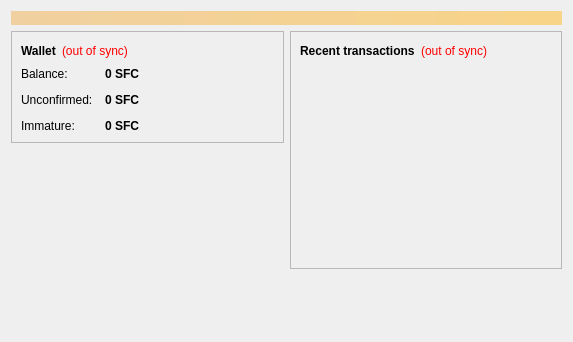
<?xml version="1.0" encoding="UTF-8"?>
<ui version="4.0">
 <class>OverviewPage</class>
 <widget class="QWidget" name="OverviewPage">
  <property name="geometry">
   <rect>
    <x>0</x>
    <y>0</y>
    <width>573</width>
    <height>342</height>
   </rect>
  </property>
  <property name="windowTitle">
   <string>Form</string>
  </property>
  <layout class="QVBoxLayout" name="topLayout">
   <item>
    <widget class="QLabel" name="labelAlerts">
     <property name="visible">
      <bool>false</bool>
     </property>
     <property name="styleSheet">
      <string notr="true">background-color: qlineargradient(x1: 0, y1: 0, x2: 1, y2: 0, stop:0 #F0D0A0, stop:1 #F8D488); color:#000000;</string>
     </property>
     <property name="wordWrap">
      <bool>true</bool>
     </property>
     <property name="margin">
      <number>3</number>
     </property>
    </widget>
   </item>
   <item>
    <layout class="QHBoxLayout" name="horizontalLayout" stretch="1,1">
     <item>
      <layout class="QVBoxLayout" name="verticalLayout_2">
       <item>
        <widget class="QFrame" name="frame">
         <property name="frameShape">
          <enum>QFrame::StyledPanel</enum>
         </property>
         <property name="frameShadow">
          <enum>QFrame::Raised</enum>
         </property>
         <layout class="QVBoxLayout" name="verticalLayout_4">
          <item>
           <layout class="QHBoxLayout" name="horizontalLayout_4">
            <item>
             <widget class="QLabel" name="label_5">
              <property name="font">
               <font>
                <weight>75</weight>
                <bold>true</bold>
               </font>
              </property>
              <property name="text">
               <string>Wallet</string>
              </property>
             </widget>
            </item>
            <item>
             <widget class="QLabel" name="labelWalletStatus">
              <property name="toolTip">
               <string>The displayed information may be out of date. Your wallet automatically synchronizes with the Sfcoin network after a connection is established, but this process has not completed yet.</string>
              </property>
              <property name="styleSheet">
               <string notr="true">QLabel { color: red; }</string>
              </property>
              <property name="text">
               <string notr="true">(out of sync)</string>
              </property>
              <property name="alignment">
               <set>Qt::AlignLeading|Qt::AlignLeft|Qt::AlignVCenter</set>
              </property>
             </widget>
            </item>
            <item>
             <spacer name="horizontalSpacer_2">
              <property name="orientation">
               <enum>Qt::Horizontal</enum>
              </property>
              <property name="sizeHint" stdset="0">
               <size>
                <width>40</width>
                <height>20</height>
               </size>
              </property>
             </spacer>
            </item>
           </layout>
          </item>
          <item>
           <layout class="QFormLayout" name="formLayout_2">
            <property name="fieldGrowthPolicy">
             <enum>QFormLayout::AllNonFixedFieldsGrow</enum>
            </property>
            <property name="horizontalSpacing">
             <number>12</number>
            </property>
            <property name="verticalSpacing">
             <number>12</number>
            </property>
            <item row="0" column="0">
             <widget class="QLabel" name="label">
              <property name="text">
               <string>Balance:</string>
              </property>
             </widget>
            </item>
            <item row="0" column="1">
             <widget class="QLabel" name="labelBalance">
              <property name="font">
               <font>
                <weight>75</weight>
                <bold>true</bold>
               </font>
              </property>
              <property name="cursor">
               <cursorShape>IBeamCursor</cursorShape>
              </property>
              <property name="toolTip">
               <string>Your current balance</string>
              </property>
              <property name="text">
               <string notr="true">0 SFC</string>
              </property>
              <property name="textInteractionFlags">
               <set>Qt::LinksAccessibleByMouse|Qt::TextSelectableByKeyboard|Qt::TextSelectableByMouse</set>
              </property>
             </widget>
            </item>
            <item row="1" column="0">
             <widget class="QLabel" name="label_3">
              <property name="text">
               <string>Unconfirmed:</string>
              </property>
             </widget>
            </item>
            <item row="1" column="1">
             <widget class="QLabel" name="labelUnconfirmed">
              <property name="font">
               <font>
                <weight>75</weight>
                <bold>true</bold>
               </font>
              </property>
              <property name="cursor">
               <cursorShape>IBeamCursor</cursorShape>
              </property>
              <property name="toolTip">
               <string>Total of transactions that have yet to be confirmed, and do not yet count toward the current balance</string>
              </property>
              <property name="text">
               <string notr="true">0 SFC</string>
              </property>
              <property name="textInteractionFlags">
               <set>Qt::LinksAccessibleByMouse|Qt::TextSelectableByKeyboard|Qt::TextSelectableByMouse</set>
              </property>
             </widget>
            </item>
            <item row="2" column="0">
             <widget class="QLabel" name="labelImmatureText">
              <property name="text">
               <string>Immature:</string>
              </property>
             </widget>
            </item>
            <item row="2" column="1">
             <widget class="QLabel" name="labelImmature">
              <property name="font">
               <font>
                <weight>75</weight>
                <bold>true</bold>
               </font>
              </property>
              <property name="toolTip">
               <string>Mined balance that has not yet matured</string>
              </property>
              <property name="text">
               <string notr="true">0 SFC</string>
              </property>
              <property name="textInteractionFlags">
               <set>Qt::LinksAccessibleByMouse|Qt::TextSelectableByKeyboard|Qt::TextSelectableByMouse</set>
              </property>
             </widget>
            </item>
           </layout>
          </item>
         </layout>
        </widget>
       </item>
       <item>
        <spacer name="verticalSpacer">
         <property name="orientation">
          <enum>Qt::Vertical</enum>
         </property>
         <property name="sizeHint" stdset="0">
          <size>
           <width>20</width>
           <height>40</height>
          </size>
         </property>
        </spacer>
       </item>
      </layout>
     </item>
     <item>
      <layout class="QVBoxLayout" name="verticalLayout_3">
       <item>
        <widget class="QFrame" name="frame_2">
         <property name="frameShape">
          <enum>QFrame::StyledPanel</enum>
         </property>
         <property name="frameShadow">
          <enum>QFrame::Raised</enum>
         </property>
         <layout class="QVBoxLayout" name="verticalLayout">
          <item>
           <layout class="QHBoxLayout" name="horizontalLayout_2">
            <item>
             <widget class="QLabel" name="label_4">
              <property name="text">
               <string>&lt;b&gt;Recent transactions&lt;/b&gt;</string>
              </property>
             </widget>
            </item>
            <item>
             <widget class="QLabel" name="labelTransactionsStatus">
              <property name="toolTip">
               <string>The displayed information may be out of date. Your wallet automatically synchronizes with the Sfcoin network after a connection is established, but this process has not completed yet.</string>
              </property>
              <property name="styleSheet">
               <string notr="true">QLabel { color: red; }</string>
              </property>
              <property name="text">
               <string notr="true">(out of sync)</string>
              </property>
              <property name="alignment">
               <set>Qt::AlignRight|Qt::AlignTrailing|Qt::AlignVCenter</set>
              </property>
             </widget>
            </item>
            <item>
             <spacer name="horizontalSpacer">
              <property name="orientation">
               <enum>Qt::Horizontal</enum>
              </property>
              <property name="sizeHint" stdset="0">
               <size>
                <width>40</width>
                <height>20</height>
               </size>
              </property>
             </spacer>
            </item>
           </layout>
          </item>
          <item>
           <widget class="QListView" name="listTransactions">
            <property name="styleSheet">
             <string notr="true">QListView { background: transparent; }</string>
            </property>
            <property name="frameShape">
             <enum>QFrame::NoFrame</enum>
            </property>
            <property name="verticalScrollBarPolicy">
             <enum>Qt::ScrollBarAlwaysOff</enum>
            </property>
            <property name="horizontalScrollBarPolicy">
             <enum>Qt::ScrollBarAlwaysOff</enum>
            </property>
            <property name="selectionMode">
             <enum>QAbstractItemView::NoSelection</enum>
            </property>
           </widget>
          </item>
         </layout>
        </widget>
       </item>
       <item>
        <spacer name="verticalSpacer_2">
         <property name="orientation">
          <enum>Qt::Vertical</enum>
         </property>
         <property name="sizeHint" stdset="0">
          <size>
           <width>20</width>
           <height>40</height>
          </size>
         </property>
        </spacer>
       </item>
      </layout>
     </item>
    </layout>
   </item>
  </layout>
 </widget>
 <resources/>
 <connections/>
</ui>
